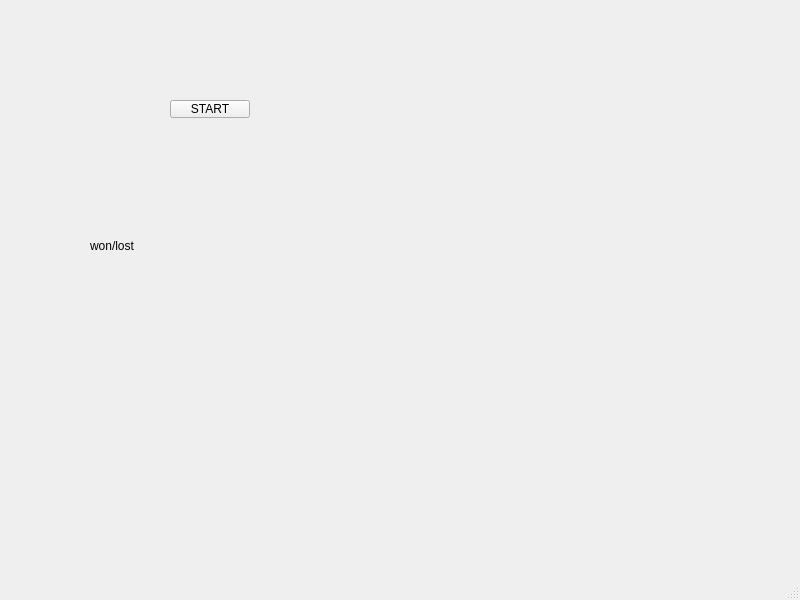
<?xml version="1.0" encoding="UTF-8"?>
<ui version="4.0">
 <class>MainWindow</class>
 <widget class="QMainWindow" name="MainWindow">
  <property name="geometry">
   <rect>
    <x>0</x>
    <y>0</y>
    <width>800</width>
    <height>600</height>
   </rect>
  </property>
  <property name="windowTitle">
   <string>MainWindow</string>
  </property>
  <widget class="QWidget" name="centralwidget">
   <widget class="QPushButton" name="pushButton">
    <property name="geometry">
     <rect>
      <x>170</x>
      <y>100</y>
      <width>80</width>
      <height>18</height>
     </rect>
    </property>
    <property name="text">
     <string>START</string>
    </property>
   </widget>
   <widget class="QLabel" name="label">
    <property name="geometry">
     <rect>
      <x>90</x>
      <y>170</y>
      <width>301</width>
      <height>151</height>
     </rect>
    </property>
    <property name="text">
     <string>won/lost</string>
    </property>
   </widget>
  </widget>
  <widget class="QMenuBar" name="menubar">
   <property name="geometry">
    <rect>
     <x>0</x>
     <y>0</y>
     <width>800</width>
     <height>17</height>
    </rect>
   </property>
  </widget>
  <widget class="QStatusBar" name="statusbar"/>
 </widget>
 <resources/>
 <connections/>
</ui>
